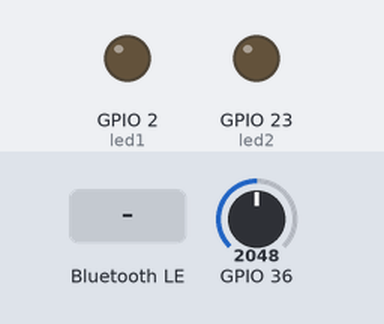
This sketch was run on a simulated ESP32. Parts: output pins drawn as LEDs (lit = HIGH). Inputs (shaded band) come from the test bench; at power-on: GPIO 36 = 2048. Nothing arrives over Bluetooth unless stated; a phone connects over Bluetooth LE 3 s after start; what the sketch prints to the serial monitor is not drawn.

Above: at 1.2 s.
1.3 s: Bluetooth LE write "1" received
At 2.5 s:
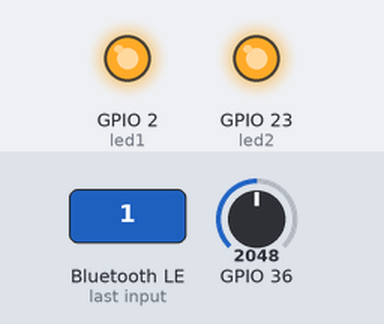
2.8 s: Bluetooth LE write "0" received
At 3.9 s:
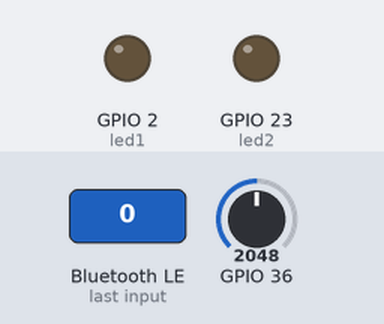
Timing chart, 0 to 5.8 s (numbered marks = the images above; inputs shaded):
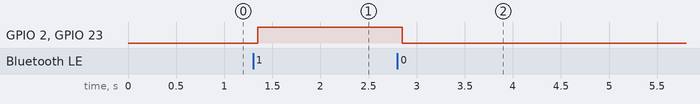

The sketch:

BLe_LM35.ino
```cpp
#include <BLEDevice.h>
#include <BLEServer.h>
#include <BLEUtils.h>
#include <BLE2902.h>

BLEServer *pServer = NULL;
BLECharacteristic * pTxCharacteristic;

bool deviceConnected = false;
bool oldDeviceConnected = false;

uint8_t txValue = 0;
float temp;
char data[5];

const int led1=LED_BUILTIN;
const int led2=23;

// See the following for generating UUIDs:
// https://www.uuidgenerator.net/

#define SERVICE_UUID           "6E400001-B5A3-F393-E0A9-E50E24DCCA9E" // UART service UUID
#define CHARACTERISTIC_UUID_RX "6E400002-B5A3-F393-E0A9-E50E24DCCA9E"
#define CHARACTERISTIC_UUID_TX "6E400003-B5A3-F393-E0A9-E50E24DCCA9E"


class MyServerCallbacks: public BLEServerCallbacks {
    void onConnect(BLEServer* pServer) {
      deviceConnected = true;
    };

    void onDisconnect(BLEServer* pServer) {
      deviceConnected = false;
    }
};

class MyCallbacks: public BLECharacteristicCallbacks {
    void onWrite(BLECharacteristic *pCharacteristic) {
      std::string rxValue = pCharacteristic->getValue();

      if(rxValue.compare("1")==0){
        Serial.println("");
        Serial.println("LED nyala!");
        digitalWrite(led1, HIGH);
        digitalWrite(led2, HIGH);
      }
      else{
        Serial.println("");
        Serial.println("LED mati!");
        digitalWrite(led1, LOW);
        digitalWrite(led2, LOW);
      }


      if (rxValue.length() > 0) {
        Serial.println("*********");
        Serial.print("Received Value: ");
        for (int i = 0; i < rxValue.length(); i++)
          Serial.print(rxValue[i]);

        Serial.println();
        Serial.println("*********");
      }
    }
};


void setup() {
  Serial.begin(115200);

  //pin Mode untuk led1
  pinMode(led1, OUTPUT);
  Serial.begin(115200);

  //pin Mode untuk led2
  pinMode(led2, OUTPUT);
  Serial.begin(115200);

  // Create the BLE Device
  BLEDevice::init("Moh.Azis");

  // Create the BLE Server
  pServer = BLEDevice::createServer();
  pServer->setCallbacks(new MyServerCallbacks());

  // Create the BLE Service
  BLEService *pService = pServer->createService(SERVICE_UUID);

  // Create a BLE Characteristic
  pTxCharacteristic = pService->createCharacteristic(
										CHARACTERISTIC_UUID_TX,
										BLECharacteristic::PROPERTY_NOTIFY
									);

  pTxCharacteristic->addDescriptor(new BLE2902());

  BLECharacteristic * pRxCharacteristic = pService->createCharacteristic(
											 CHARACTERISTIC_UUID_RX,
											BLECharacteristic::PROPERTY_WRITE
										);

  pRxCharacteristic->setCallbacks(new MyCallbacks());

  // Start the service
  pService->start();

  // Start advertising
  pServer->getAdvertising()->start();
  Serial.println("Waiting a client connection to notify...");

  Serial.begin(115200);
  pinMode(36,INPUT);
}

void loop() {

    temp=(analogRead(36)*3.3/2046/0.01);
    Serial.println(temp);
    snprintf(data, 5, "%f", temp);

    if (deviceConnected) {
        pTxCharacteristic->setValue(data);
        pTxCharacteristic->notify();
        //txValue++;
		delay(1000); // bluetooth stack will go into congestion, if too many packets are sent
	}

    // disconnecting
    if (!deviceConnected && oldDeviceConnected) {
        delay(500); // give the bluetooth stack the chance to get things ready
        pServer->startAdvertising(); // restart advertising
        Serial.println("start advertising");
        oldDeviceConnected = deviceConnected;
    }
    // connecting
    if (deviceConnected && !oldDeviceConnected) {
		// do stuff here on connecting
        oldDeviceConnected = deviceConnected;
    }
}
```

Measured:
- after the input at 1.3 s, GPIO 2 (led1), GPIO 23 (led2): LOW → HIGH after 0.05 s
- after the input at 2.8 s, GPIO 2 (led1), GPIO 23 (led2): HIGH → LOW after 0.05 s
